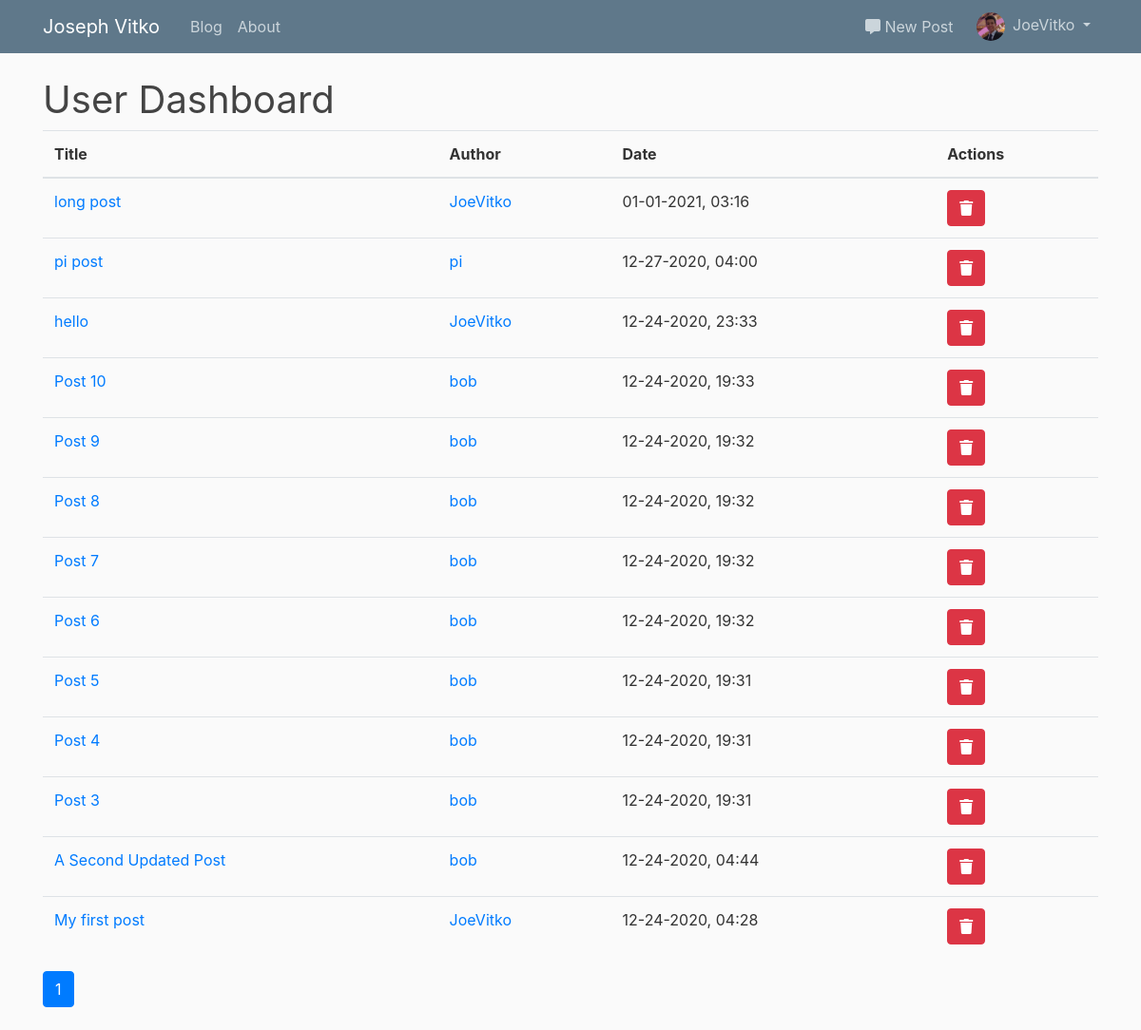
The page /admin/posts (signed in) on the database as committed earlier.
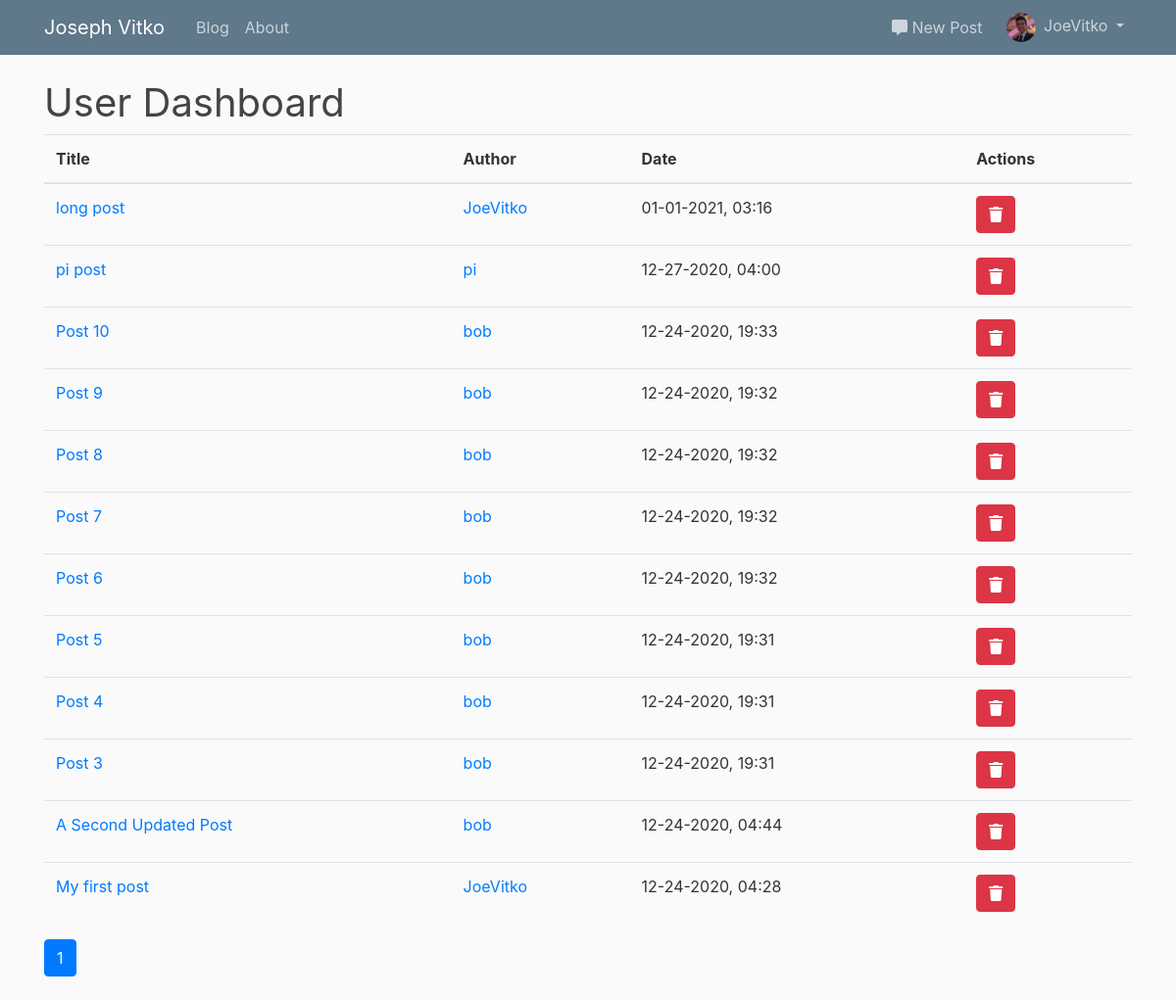
The same page on the database as committed later.
### flaskblog/models.py (models this page shows, shortened)
class Post(db.Model):
    id = db.Column(db.Integer, primary_key=True)
    title = db.Column(db.String(100), nullable=False)
    date_posted = db.Column(db.DateTime, nullable=False, default=datetime.utcnow)
    content = db.Column(db.Text, nullable=False)
    user_id = db.Column(db.Integer, db.ForeignKey('user.id'), nullable=False)

class User(db.Model, UserMixin):
    id = db.Column(db.Integer, primary_key=True)
    username = db.Column(db.String(20), unique=True, nullable=False)
    email = db.Column(db.String(120), unique=True, nullable=False)
    image_file = db.Column(db.String(20), nullable=False, default='default.jpg')
    password = db.Column(db.String(60), nullable=False)
    posts = db.relationship('Post', backref='author', lazy=True)
    roles = db.relationship('Role', secondary='user_roles')

### flaskblog/admin/routes.py (the view)
@admin.route('/admin/posts')
def getposts():
    page = request.args.get('page', 1, type=int)
    posts = Post.query.order_by(Post.date_posted.desc()).paginate(per_page=25)
    return render_template('admin_posts_dashboard.html', posts=posts, page=page, page_context='admin.getposts')

### flaskblog/models.py (called while the page is built)
@login_manager.user_loader
def load_user(user_id):
    return User.query.get(int(user_id))

### flaskblog/templates/admin_posts_dashboard.html
{% extends "layout_admin.html" %}
{% block midsection %}
    <h1>User Dashboard</h1>
    <table class="table">
        <thead>
            <tr>
                <th>Title</th>
                <th>Author</th>
                <th>Date</th>
                <th>Actions</th>
            </tr>
        </thead>
        <tbody>
            {% for post in posts.items %}
                <tr>
                    <td>
                        <a href="{{ url_for('posts.post', post_id=post.id) }}">{{ post.title }}</a>
                    </td>
                    <td>
                        <a href="{{ url_for('users.user_posts', username=post.author.username) }}">{{ post.author.username }}</a>
                    </td>
                    <td>{{ post.date_posted.strftime("%m-%d-%Y, %H:%M") }}</td>
                    <td>
                        <a role="button" class="btn btn-danger" data-toggle="tooltip" data-placement="bottom" title="Remove Post" href="{{ url_for('admin.removepost', id=post.id) }}">
                            <i class="fas fa-trash"></i>
                        </a>
                    </td>
                </tr>
            {% endfor %}
        </tbody>
    </table>
    {% for page_num in posts.iter_pages(left_edge=1, right_edge=1, left_current=1, right_current=2) %}
        {% if page_num %}
            {% if posts.page == page_num %}
                <a class="btn btn-primary mb-4" href="{{ url_for(page_context, page=page_num) }}">{{ page_num }}</a>
            {% else %}
                <a class="btn btn-outline-info mb-4" href="{{ url_for(page_context, page=page_num) }}">{{ page_num }}</a>
            {% endif %}
        {% else %}
        ...
        {% endif %}
    {% endfor %}
{% endblock midsection %}

Rows that differ between the two databases and show on the page:
removed Post: title "hello", author.username "JoeVitko", date_posted "12-24-2020, 23:33"
